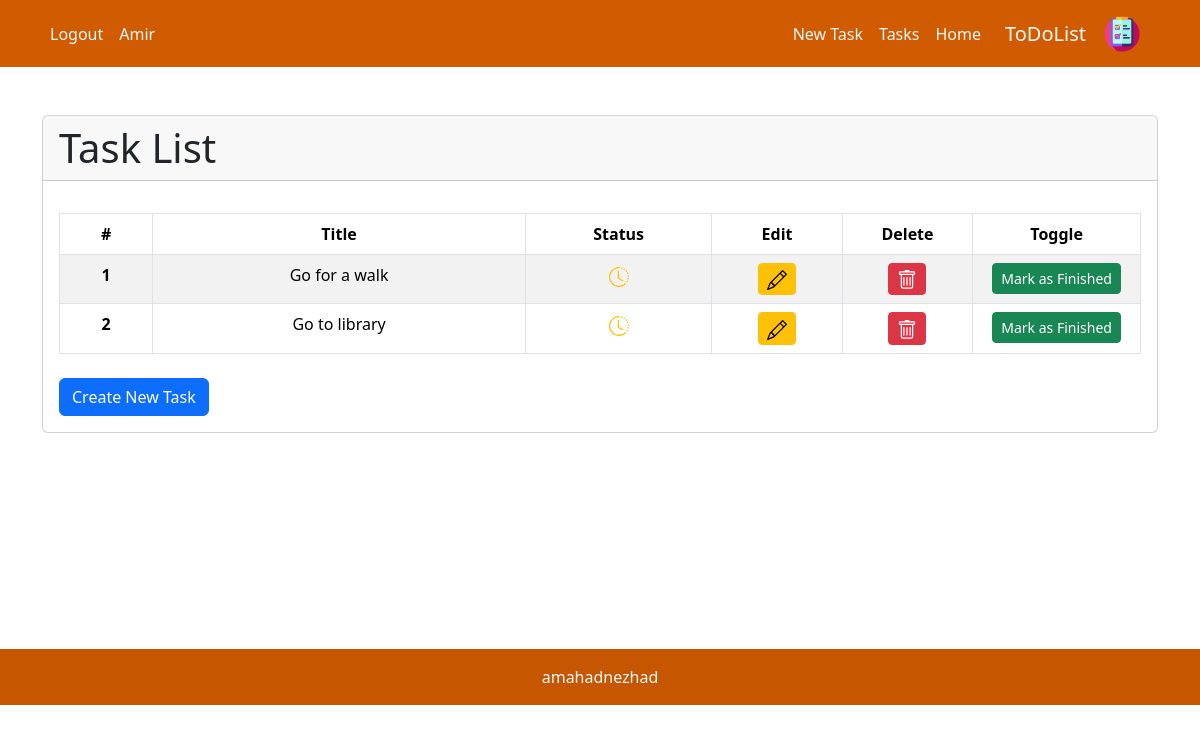
/tasks/ (signed in), run on an earlier commit of the app's database.
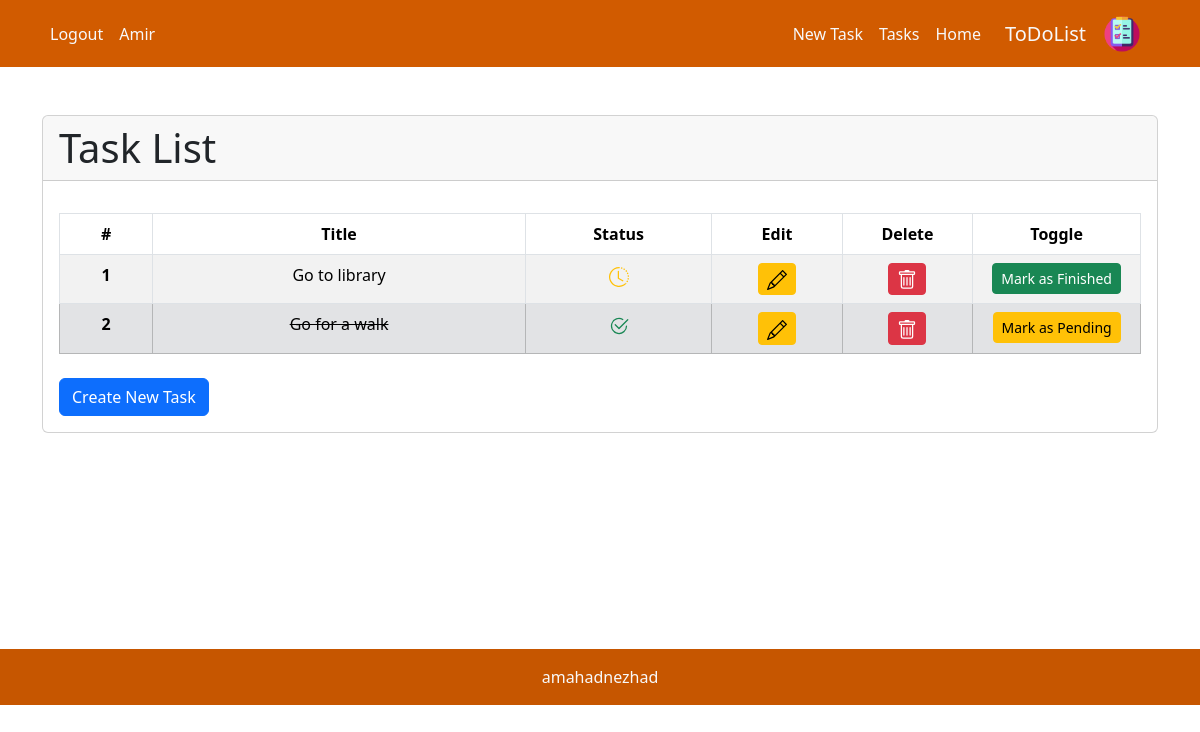
And on a later commit of the database.
### tasks/models.py (models this page shows, shortened)
class Task(models.Model):
    STATUS_CHOICES = (
        ('p', 'In Progress'),
        ('d', 'Done'),
    )
    user = models.ForeignKey(get_user_model(), on_delete=models.CASCADE)
    title = models.CharField(max_length=600)
    status = models.CharField(choices=STATUS_CHOICES, max_length=1, default=STATUS_CHOICES[0][0])
    datetime_created = models.DateTimeField(auto_now_add=True)
    datetime_modified = models.DateTimeField(auto_now=True)

### tasks/views.py (the view)
# urls.py: path('tasks/', task_list_view, name='task_list'),
@login_required
def task_list_view(request):
    tasks = Task.objects.filter(user=request.user).order_by('-status')
    return render(request, 'tasks/task_list.html', context={
        'tasks': tasks,
    })

### tasks/templates/tasks/task_list.html (shortened to what this page needs)
{% extends '_base.html' %}
{% block content %}
    <div class="container mt-5">
        <div class="card">
            <div class="card-header">
                <h1 class="mb-0">Task List</h1>
            </div>
            <div class="card-body mt-3">
                <table class="table table-striped table-bordered table-responsive-lg text-center">
                    <thead>
                        <tr>
                            <th scope="col" style="width: 50px;">#</th>
                            <th scope="col" style="width: 200px;">Title</th>
                            <th scope="col" style="width: 100px;">Status</th>
                            <th scope="col" style="width: 70px;">Edit</th>
                            <th scope="col" style="width: 70px;">Delete</th>
                            <th scope="col" style="width: 70px;">Toggle</th>
                        </tr>
                    </thead>
                    <tbody>
                        {% for task in tasks %}
                            <tr {% if task.status != 'p' %}class="table-secondary"{% endif %}>
                                <th scope="row">{{ forloop.counter }}</th>
                                <td {% if task.status != 'p' %}style="text-decoration: line-through;"{% endif %}>{{ task.title|capfirst }}</td>
                                <td>
                                    {% if task.status == 'p' %}
                                        <span class="text-warning">
                                        </span>
                                    {% else %}
                                        <span class="text-success">
                                        </span>
                                    {% endif %}
                                </td>
                                <td>
                                    <a href="{% url 'task_update' task.id %}" class="btn btn-warning btn-sm">
                                    </a>
                                </td>
                                <td>
                                    <a href="{% url 'task_delete' task.id %}" class="btn btn-danger btn-sm">
                                    </a>
                                </td>
                                <td>
                                    {% if task.status == 'p' %}
                                        <a href="{% url 'task_finish' task.id %}" class="btn btn-success btn-sm">
                                            Mark as Finished
                                        </a>
                                    {% else %}
                                        <a href="{% url 'task_finish' task.id %}" class="btn btn-warning btn-sm">
                                            Mark as Pending
                                        </a>
                                    {% endif %}
                                </td>
                            </tr>
                        {% empty %}
                            <tr>
                                <td colspan="6" class="text-center">No tasks found</td>
                            </tr>
                        {% endfor %}
                    </tbody>
                </table>
                <div class="text-left mt-4">
                    <a href="{% url 'task_create' %}" class="btn btn-primary">Create New Task</a>
                </div>
            </div>
        </div>
    </div>
    <br><br><br><br><br><br><br><br><br>
{% endblock content %}

What changed in the data, as far as the page shows it:
shown differently, row unchanged: Task "Go to library": moves up the list
changed Task "Go for a walk": status "Mark as Finished" → "Mark as Pending"
